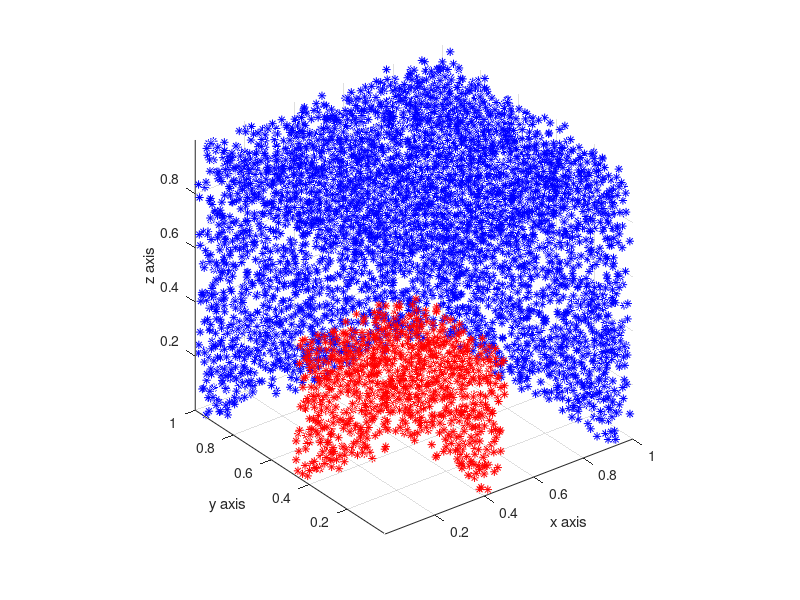

Write the MATLAB code that produced this figure.
function plot_3d()
    rand_values = unifrnd(0,1,20000,3);
    m_cond = rand_values >0.9;
    idx = sum(m_cond, 2)>=1;

    random_d = rand_values(idx,:);
    plot3(random_d(:,1), random_d(:,2), random_d(:,3), '*', "Color","b")
    hold on

    m_cond_1 = rand_values < 0.5;
    m_cond_2 = rand_values > 0.4;
    idx_2 = find( sum(m_cond_1,2)==3 & sum(m_cond_2,2)>=1 );
    random_d_2 = rand_values(idx_2,:);
    plot3(random_d_2(:,1), random_d_2(:,2), random_d_2(:,3), '*', "Color","r")

    %plot(uniform_d(:,1),uniform_d(:,2),'o', "Color","b", 'DisplayName','Uniform Distribution')
    %plot(normal_d(:,1),normal_d(:,2),'*', "Color","r", 'DisplayName','Normal Distribution')
    %xlim([0 50])
    %ylim([0 50])
    axis equal
    grid on
    xlabel('x axis')
    ylabel('y axis')
    zlabel('z axis')
    %legend
    hold off
end